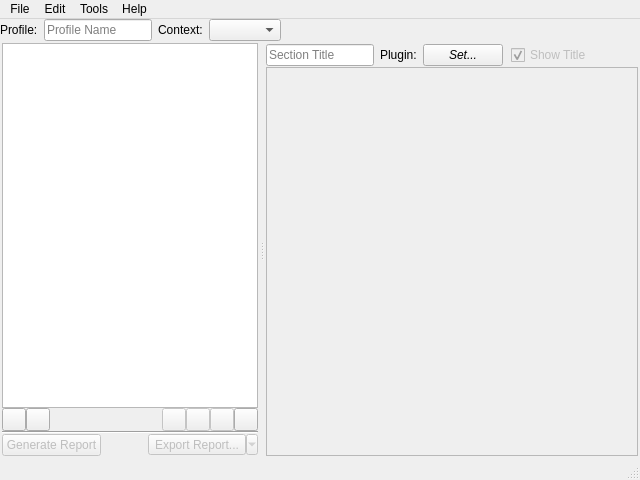
<?xml version="1.0" encoding="UTF-8"?>
<ui version="4.0">
 <class>MainWindow</class>
 <widget class="QMainWindow" name="MainWindow">
  <property name="geometry">
   <rect>
    <x>0</x>
    <y>0</y>
    <width>640</width>
    <height>480</height>
   </rect>
  </property>
  <property name="windowTitle">
   <string>ARCTool</string>
  </property>
  <widget class="QWidget" name="verticalLayoutWidget">
   <property name="sizePolicy">
    <sizepolicy hsizetype="Expanding" vsizetype="Expanding">
     <horstretch>1</horstretch>
     <verstretch>1</verstretch>
    </sizepolicy>
   </property>
   <layout class="QVBoxLayout" name="verticalLayout" stretch="0,0,0">
    <property name="spacing">
     <number>0</number>
    </property>
    <property name="sizeConstraint">
     <enum>QLayout::SetMaximumSize</enum>
    </property>
    <property name="leftMargin">
     <number>0</number>
    </property>
    <property name="topMargin">
     <number>0</number>
    </property>
    <property name="rightMargin">
     <number>0</number>
    </property>
    <property name="bottomMargin">
     <number>0</number>
    </property>
    <item>
     <widget class="QMenuBar" name="menuBar">
      <property name="nativeMenuBar">
       <bool>true</bool>
      </property>
      <widget class="QMenu" name="menuFile">
       <property name="title">
        <string>File</string>
       </property>
       <widget class="QMenu" name="menuExport_Report">
        <property name="title">
         <string>Export Report</string>
        </property>
        <addaction name="actionPrint_PDF"/>
        <addaction name="actionExport_docx"/>
        <addaction name="actionExport_odt"/>
        <addaction name="actionExport_HTML"/>
        <addaction name="actionExport_Plain_Text"/>
       </widget>
       <addaction name="actionNew_Profile"/>
       <addaction name="actionOpen_Profile"/>
       <addaction name="actionSave_Profile"/>
       <addaction name="actionSave_Profile_As"/>
       <addaction name="menuExport_Report"/>
       <addaction name="separator"/>
       <addaction name="actionQuit"/>
      </widget>
      <widget class="QMenu" name="menuEdit">
       <property name="title">
        <string>Edit</string>
       </property>
       <addaction name="actionAdd_Section"/>
       <addaction name="actionRemove_Section"/>
       <addaction name="actionMove_Section_Up"/>
       <addaction name="actionMove_Section_Down"/>
      </widget>
      <widget class="QMenu" name="menuTools">
       <property name="title">
        <string>Tools</string>
       </property>
       <addaction name="actionImport_Package"/>
       <addaction name="actionRemove_Package"/>
       <addaction name="separator"/>
       <addaction name="actionGenerate_Report"/>
       <addaction name="separator"/>
       <addaction name="actionPreferences"/>
      </widget>
      <widget class="QMenu" name="menuHelp">
       <property name="title">
        <string>Help</string>
       </property>
       <addaction name="actionARCTool_Wiki"/>
       <addaction name="separator"/>
       <addaction name="actionAbout"/>
      </widget>
      <addaction name="menuFile"/>
      <addaction name="menuEdit"/>
      <addaction name="menuTools"/>
      <addaction name="menuHelp"/>
     </widget>
    </item>
    <item>
     <layout class="QHBoxLayout" name="profileTools">
      <property name="spacing">
       <number>6</number>
      </property>
      <item>
       <widget class="QLabel" name="profileLabel">
        <property name="text">
         <string>Profile:</string>
        </property>
       </widget>
      </item>
      <item>
       <widget class="QLineEdit" name="profileName">
        <property name="sizePolicy">
         <sizepolicy hsizetype="Minimum" vsizetype="Fixed">
          <horstretch>0</horstretch>
          <verstretch>0</verstretch>
         </sizepolicy>
        </property>
        <property name="placeholderText">
         <string>Profile Name</string>
        </property>
       </widget>
      </item>
      <item>
       <widget class="QLabel" name="label">
        <property name="text">
         <string>Context:</string>
        </property>
       </widget>
      </item>
      <item>
       <widget class="QComboBox" name="contextBox"/>
      </item>
      <item>
       <layout class="QHBoxLayout" name="contextWidgetContainer"/>
      </item>
      <item>
       <spacer name="horizontalSpacer_3">
        <property name="orientation">
         <enum>Qt::Horizontal</enum>
        </property>
        <property name="sizeHint" stdset="0">
         <size>
          <width>40</width>
          <height>20</height>
         </size>
        </property>
       </spacer>
      </item>
     </layout>
    </item>
    <item>
     <widget class="QSplitter" name="workspaceSplitter">
      <property name="sizePolicy">
       <sizepolicy hsizetype="Expanding" vsizetype="Expanding">
        <horstretch>0</horstretch>
        <verstretch>0</verstretch>
       </sizepolicy>
      </property>
      <property name="orientation">
       <enum>Qt::Horizontal</enum>
      </property>
      <property name="childrenCollapsible">
       <bool>false</bool>
      </property>
      <widget class="QWidget" name="reportToolsWidget">
       <layout class="QVBoxLayout" name="reportTools" stretch="0,0,0,0">
        <property name="spacing">
         <number>0</number>
        </property>
        <property name="sizeConstraint">
         <enum>QLayout::SetMinimumSize</enum>
        </property>
        <item>
         <widget class="QListWidget" name="sectionList">
          <property name="sizePolicy">
           <sizepolicy hsizetype="Minimum" vsizetype="Expanding">
            <horstretch>0</horstretch>
            <verstretch>0</verstretch>
           </sizepolicy>
          </property>
          <property name="maximumSize">
           <size>
            <width>16777215</width>
            <height>16777215</height>
           </size>
          </property>
          <property name="tabKeyNavigation">
           <bool>true</bool>
          </property>
          <property name="dragEnabled">
           <bool>true</bool>
          </property>
          <property name="dragDropMode">
           <enum>QAbstractItemView::InternalMove</enum>
          </property>
          <property name="defaultDropAction">
           <enum>Qt::MoveAction</enum>
          </property>
         </widget>
        </item>
        <item>
         <layout class="QHBoxLayout" name="sectionTools">
          <property name="spacing">
           <number>0</number>
          </property>
          <item>
           <widget class="QToolButton" name="saveProfile">
            <property name="enabled">
             <bool>true</bool>
            </property>
            <property name="sizePolicy">
             <sizepolicy hsizetype="Minimum" vsizetype="Fixed">
              <horstretch>0</horstretch>
              <verstretch>0</verstretch>
             </sizepolicy>
            </property>
           </widget>
          </item>
          <item>
           <widget class="QToolButton" name="openProfile">
            <property name="text">
             <string/>
            </property>
           </widget>
          </item>
          <item>
           <spacer name="horizontalSpacer">
            <property name="orientation">
             <enum>Qt::Horizontal</enum>
            </property>
            <property name="sizeHint" stdset="0">
             <size>
              <width>40</width>
              <height>20</height>
             </size>
            </property>
           </spacer>
          </item>
          <item>
           <widget class="QToolButton" name="moveUp">
            <property name="enabled">
             <bool>false</bool>
            </property>
            <property name="shortcut">
             <string>Ctrl+PgDown</string>
            </property>
           </widget>
          </item>
          <item>
           <widget class="QToolButton" name="moveDown">
            <property name="enabled">
             <bool>false</bool>
            </property>
            <property name="shortcut">
             <string>Ctrl+PgUp</string>
            </property>
           </widget>
          </item>
          <item>
           <widget class="QToolButton" name="removeSection">
            <property name="enabled">
             <bool>false</bool>
            </property>
            <property name="shortcut">
             <string>Del</string>
            </property>
           </widget>
          </item>
          <item>
           <widget class="QToolButton" name="addSection">
            <property name="enabled">
             <bool>true</bool>
            </property>
            <property name="shortcut">
             <string>Ctrl+Shift+N</string>
            </property>
           </widget>
          </item>
         </layout>
        </item>
        <item>
         <widget class="Line" name="sectionSeperator">
          <property name="orientation">
           <enum>Qt::Horizontal</enum>
          </property>
         </widget>
        </item>
        <item>
         <layout class="QHBoxLayout" name="reportActions">
          <property name="spacing">
           <number>0</number>
          </property>
          <item>
           <widget class="QPushButton" name="generateReport">
            <property name="enabled">
             <bool>false</bool>
            </property>
            <property name="text">
             <string>Generate Report</string>
            </property>
            <property name="shortcut">
             <string>Ctrl+G</string>
            </property>
           </widget>
          </item>
          <item>
           <spacer name="horizontalSpacer_4">
            <property name="orientation">
             <enum>Qt::Horizontal</enum>
            </property>
            <property name="sizeType">
             <enum>QSizePolicy::Expanding</enum>
            </property>
            <property name="sizeHint" stdset="0">
             <size>
              <width>0</width>
              <height>20</height>
             </size>
            </property>
           </spacer>
          </item>
          <item>
           <widget class="QToolButton" name="exportReport">
            <property name="enabled">
             <bool>false</bool>
            </property>
            <property name="text">
             <string>Export Report...</string>
            </property>
            <property name="shortcut">
             <string>Ctrl+E</string>
            </property>
            <property name="popupMode">
             <enum>QToolButton::MenuButtonPopup</enum>
            </property>
           </widget>
          </item>
         </layout>
        </item>
       </layout>
      </widget>
      <widget class="QWidget" name="pluginToolsWidget">
       <layout class="QVBoxLayout" name="pluginTools" stretch="0,1">
        <property name="spacing">
         <number>0</number>
        </property>
        <property name="sizeConstraint">
         <enum>QLayout::SetMaximumSize</enum>
        </property>
        <item>
         <layout class="QHBoxLayout" name="pluginInfo">
          <property name="spacing">
           <number>6</number>
          </property>
          <item>
           <widget class="QLineEdit" name="sectionTitle">
            <property name="enabled">
             <bool>true</bool>
            </property>
            <property name="sizePolicy">
             <sizepolicy hsizetype="MinimumExpanding" vsizetype="Fixed">
              <horstretch>0</horstretch>
              <verstretch>0</verstretch>
             </sizepolicy>
            </property>
            <property name="frame">
             <bool>true</bool>
            </property>
            <property name="placeholderText">
             <string>Section Title</string>
            </property>
           </widget>
          </item>
          <item>
           <widget class="QLabel" name="pluginTypeLabel">
            <property name="text">
             <string>Plugin:</string>
            </property>
           </widget>
          </item>
          <item>
           <widget class="QPushButton" name="pluginButton">
            <property name="font">
             <font>
              <weight>50</weight>
              <italic>true</italic>
              <bold>false</bold>
             </font>
            </property>
            <property name="toolTip">
             <string>Click to set Plugin</string>
            </property>
            <property name="autoFillBackground">
             <bool>true</bool>
            </property>
            <property name="text">
             <string>Set...</string>
            </property>
            <property name="flat">
             <bool>false</bool>
            </property>
           </widget>
          </item>
          <item>
           <widget class="QWidget" name="pluginSettingsWidget" native="true">
            <property name="enabled">
             <bool>false</bool>
            </property>
            <layout class="QHBoxLayout" name="pluginSettings">
             <property name="rightMargin">
              <number>6</number>
             </property>
             <item>
              <widget class="QCheckBox" name="showTitle">
               <property name="text">
                <string>Show Title</string>
               </property>
               <property name="checked">
                <bool>true</bool>
               </property>
              </widget>
             </item>
            </layout>
           </widget>
          </item>
          <item>
           <spacer name="horizontalSpacer_2">
            <property name="orientation">
             <enum>Qt::Horizontal</enum>
            </property>
            <property name="sizeHint" stdset="0">
             <size>
              <width>40</width>
              <height>20</height>
             </size>
            </property>
           </spacer>
          </item>
         </layout>
        </item>
        <item>
         <widget class="QScrollArea" name="pluginOptions">
          <property name="enabled">
           <bool>false</bool>
          </property>
          <property name="sizePolicy">
           <sizepolicy hsizetype="Expanding" vsizetype="Expanding">
            <horstretch>0</horstretch>
            <verstretch>0</verstretch>
           </sizepolicy>
          </property>
          <property name="widgetResizable">
           <bool>true</bool>
          </property>
         </widget>
        </item>
       </layout>
      </widget>
     </widget>
    </item>
   </layout>
  </widget>
  <widget class="QStatusBar" name="statusBar"/>
  <action name="actionOpen">
   <property name="enabled">
    <bool>false</bool>
   </property>
   <property name="text">
    <string>Open...</string>
   </property>
  </action>
  <action name="actionSave_Report">
   <property name="enabled">
    <bool>false</bool>
   </property>
   <property name="text">
    <string>Save Report...</string>
   </property>
  </action>
  <action name="actionSave_Profile">
   <property name="enabled">
    <bool>true</bool>
   </property>
   <property name="text">
    <string>Save Profile...</string>
   </property>
   <property name="shortcut">
    <string>Ctrl+S</string>
   </property>
  </action>
  <action name="action_docx">
   <property name="enabled">
    <bool>false</bool>
   </property>
   <property name="text">
    <string>.docx</string>
   </property>
  </action>
  <action name="action_PDF">
   <property name="enabled">
    <bool>false</bool>
   </property>
   <property name="text">
    <string>.PDF</string>
   </property>
  </action>
  <action name="action_odf">
   <property name="enabled">
    <bool>false</bool>
   </property>
   <property name="text">
    <string>.odf</string>
   </property>
  </action>
  <action name="actionQuit">
   <property name="text">
    <string>Quit</string>
   </property>
   <property name="shortcut">
    <string>Ctrl+Q</string>
   </property>
  </action>
  <action name="actionAdd_Section">
   <property name="enabled">
    <bool>true</bool>
   </property>
   <property name="text">
    <string>Add Section</string>
   </property>
  </action>
  <action name="actionRemove_Section">
   <property name="enabled">
    <bool>false</bool>
   </property>
   <property name="text">
    <string>Remove Section</string>
   </property>
  </action>
  <action name="actionMove_Section_Up">
   <property name="enabled">
    <bool>false</bool>
   </property>
   <property name="text">
    <string>Move Section Up</string>
   </property>
  </action>
  <action name="actionMove_Section_Down">
   <property name="enabled">
    <bool>false</bool>
   </property>
   <property name="text">
    <string>Move Section Down</string>
   </property>
  </action>
  <action name="actionImport_Package">
   <property name="enabled">
    <bool>false</bool>
   </property>
   <property name="text">
    <string>Import Package...</string>
   </property>
  </action>
  <action name="actionRemove_Package">
   <property name="enabled">
    <bool>false</bool>
   </property>
   <property name="text">
    <string>Remove Package...</string>
   </property>
  </action>
  <action name="actionGenerate_Report">
   <property name="enabled">
    <bool>false</bool>
   </property>
   <property name="text">
    <string>Generate Report</string>
   </property>
  </action>
  <action name="actionARCTool_Wiki">
   <property name="enabled">
    <bool>false</bool>
   </property>
   <property name="text">
    <string>ARCTool Wiki</string>
   </property>
  </action>
  <action name="actionAbout">
   <property name="enabled">
    <bool>false</bool>
   </property>
   <property name="text">
    <string>About</string>
   </property>
  </action>
  <action name="actionPreferences">
   <property name="enabled">
    <bool>true</bool>
   </property>
   <property name="text">
    <string>Preferences...</string>
   </property>
  </action>
  <action name="actionOpen_Profile">
   <property name="text">
    <string>Open Profile...</string>
   </property>
   <property name="shortcut">
    <string>Ctrl+O</string>
   </property>
  </action>
  <action name="actionPrint_PDF">
   <property name="text">
    <string>Print PDF...</string>
   </property>
  </action>
  <action name="actionExport_HTML">
   <property name="text">
    <string>Export HTML...</string>
   </property>
  </action>
  <action name="actionExport_ODF">
   <property name="text">
    <string>Export odf...</string>
   </property>
  </action>
  <action name="actionExport_Plain_Text">
   <property name="text">
    <string>Export Plain Text...</string>
   </property>
  </action>
  <action name="actionExport_docx">
   <property name="text">
    <string>Export docx...</string>
   </property>
  </action>
  <action name="actionExport_odt">
   <property name="text">
    <string>Export odt...</string>
   </property>
  </action>
  <action name="actionNew_Profile">
   <property name="text">
    <string>New Profile</string>
   </property>
   <property name="shortcut">
    <string>Ctrl+N</string>
   </property>
  </action>
  <action name="actionSave_Profile_As">
   <property name="text">
    <string>Save Profile As...</string>
   </property>
   <property name="shortcut">
    <string>Ctrl+Shift+S</string>
   </property>
  </action>
 </widget>
 <layoutdefault spacing="2" margin="2"/>
 <resources/>
 <connections>
  <connection>
   <sender>actionGenerate_Report</sender>
   <signal>triggered()</signal>
   <receiver>generateReport</receiver>
   <slot>click()</slot>
   <hints>
    <hint type="sourcelabel">
     <x>-1</x>
     <y>-1</y>
    </hint>
    <hint type="destinationlabel">
     <x>58</x>
     <y>321</y>
    </hint>
   </hints>
  </connection>
  <connection>
   <sender>actionQuit</sender>
   <signal>triggered()</signal>
   <receiver>MainWindow</receiver>
   <slot>close()</slot>
   <hints>
    <hint type="sourcelabel">
     <x>-1</x>
     <y>-1</y>
    </hint>
    <hint type="destinationlabel">
     <x>324</x>
     <y>179</y>
    </hint>
   </hints>
  </connection>
  <connection>
   <sender>actionAdd_Section</sender>
   <signal>triggered()</signal>
   <receiver>addSection</receiver>
   <slot>click()</slot>
   <hints>
    <hint type="sourcelabel">
     <x>-1</x>
     <y>-1</y>
    </hint>
    <hint type="destinationlabel">
     <x>258</x>
     <y>412</y>
    </hint>
   </hints>
  </connection>
  <connection>
   <sender>actionSave_Profile</sender>
   <signal>triggered()</signal>
   <receiver>saveProfile</receiver>
   <slot>click()</slot>
   <hints>
    <hint type="sourcelabel">
     <x>-1</x>
     <y>-1</y>
    </hint>
    <hint type="destinationlabel">
     <x>12</x>
     <y>412</y>
    </hint>
   </hints>
  </connection>
  <connection>
   <sender>actionMove_Section_Up</sender>
   <signal>triggered()</signal>
   <receiver>moveUp</receiver>
   <slot>click()</slot>
   <hints>
    <hint type="sourcelabel">
     <x>-1</x>
     <y>-1</y>
    </hint>
    <hint type="destinationlabel">
     <x>192</x>
     <y>412</y>
    </hint>
   </hints>
  </connection>
  <connection>
   <sender>actionMove_Section_Down</sender>
   <signal>triggered()</signal>
   <receiver>moveDown</receiver>
   <slot>click()</slot>
   <hints>
    <hint type="sourcelabel">
     <x>-1</x>
     <y>-1</y>
    </hint>
    <hint type="destinationlabel">
     <x>214</x>
     <y>412</y>
    </hint>
   </hints>
  </connection>
  <connection>
   <sender>actionOpen_Profile</sender>
   <signal>triggered()</signal>
   <receiver>openProfile</receiver>
   <slot>click()</slot>
   <hints>
    <hint type="sourcelabel">
     <x>-1</x>
     <y>-1</y>
    </hint>
    <hint type="destinationlabel">
     <x>34</x>
     <y>412</y>
    </hint>
   </hints>
  </connection>
  <connection>
   <sender>actionRemove_Section</sender>
   <signal>triggered()</signal>
   <receiver>removeSection</receiver>
   <slot>click()</slot>
   <hints>
    <hint type="sourcelabel">
     <x>-1</x>
     <y>-1</y>
    </hint>
    <hint type="destinationlabel">
     <x>236</x>
     <y>412</y>
    </hint>
   </hints>
  </connection>
 </connections>
</ui>
